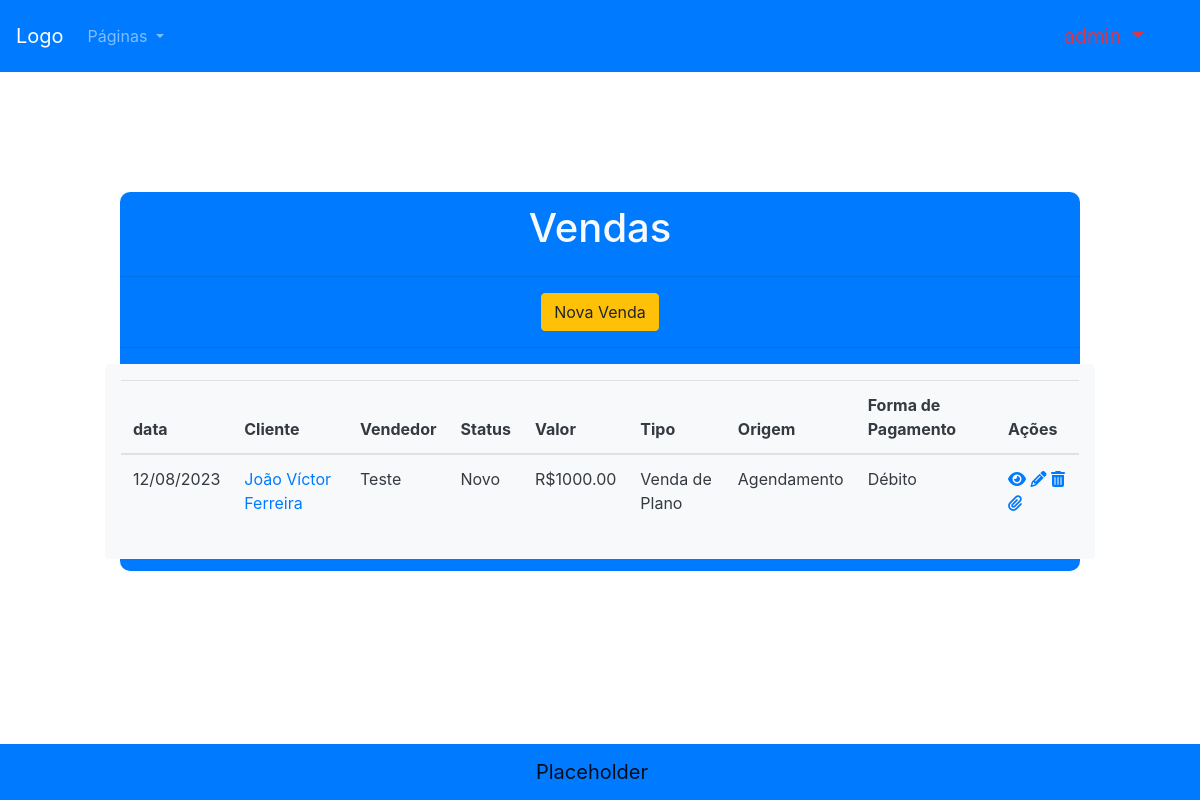
The app's page /payment/ (signed in) with its own data.
### main/models.py (models this page shows, shortened)
class Sale(models.Model):
    sale_type = models.ForeignKey("SaleType", null=True, blank=True, on_delete=models.SET_NULL) #plano, produto ou serviço
    account = models.ForeignKey("Account", null=True, blank=True, on_delete=models.SET_NULL)
    client = models.ForeignKey("Person", null=True, blank=True, on_delete=models.CASCADE)
    seller = models.ForeignKey("Employee", null=True, blank=True, on_delete=models.SET_NULL)
    status = models.ForeignKey("SaleStatus", null=True, blank=True, on_delete=models.SET_NULL)
    origin = models.ForeignKey("SaleOrigin", null=True, blank=True, on_delete=models.SET_NULL)
    service = models.ForeignKey("SaleService", null=True, blank=True, on_delete=models.SET_NULL) #service = o que estão vendendo
    payment_type = models.ForeignKey("PaymentType", null=True, blank=True, on_delete=models.SET_NULL)
    discount_is_percent = models.BooleanField(default=False)
    discount = models.DecimalField(null=True, blank=True, decimal_places=2, max_digits=8)
    sessions = models.IntegerField(null=True, blank=True)
    obs = models.CharField(max_length=200, null=True, blank=True)
    date = models.DateField(null=True, blank=True)
    final_price = models.DecimalField(max_digits=8, null=True, blank=True, decimal_places=2)

class Person(models.Model):
    name = models.CharField(max_length=50)
    cpf = models.CharField(max_length=14)
    birth_date = models.DateField()
    gender = models.ForeignKey("Gender", null=True, blank=True, on_delete=models.SET_NULL)
    phone = models.IntegerField()
    cellphone = models.IntegerField()
    email = models.EmailField(max_length=128)
    cep = models.CharField(max_length=9, null=True, blank=True)
    address = models.CharField(max_length=30, null=True, blank=True)
    city = models.CharField(max_length=30, null=True, blank=True)
    district = models.CharField(max_length=30, null=True, blank=True)
    UF = models.CharField(max_length=2, null=True, blank=True)
    complement = models.CharField(max_length=30, null=True, blank=True)
    def __str__(self):
        return self.name
    class Meta:
        verbose_name = 'Cliente'
        verbose_name_plural = 'Clientes'

class Employee(models.Model): #Employee = User?
    name = models.CharField(max_length=50, verbose_name="Nome")
    def __str__(self):
        return self.name
    class Meta:
        verbose_name = 'Funcionário'
        verbose_name_plural = 'Funcionários'

class SaleStatus(models.Model): #novo, pendente, agendado ou cancelado
    name = models.CharField(max_length=20, verbose_name="Nome")
    def __str__(self):
        return self.name
    class Meta:
        verbose_name="Status de Venda"
        verbose_name_plural="Status de Venda"

class SaleType(models.Model): #plano, produto ou serviço
    name = models.CharField(max_length=80, verbose_name="Nome")

class SaleOrigin(models.Model):
    name = models.CharField(max_length=40, verbose_name="Nome")
    class Meta:
        verbose_name = 'Origem de Venda'
        verbose_name_plural = 'Origens de Venda'

class PaymentType(models.Model):
    name = models.CharField(max_length=30, verbose_name="Nome")
    has_tax = models.BooleanField(default=False, verbose_name="Tem Taxa?")
    taxa = models.DecimalField(max_digits=5, decimal_places=2, verbose_name = 'Dias p/ recebimento', null=True, blank=True)
    class Meta:
        verbose_name="Forma de Pagamento"
        verbose_name_plural="Formas de Pagamento"

### main/views.py (the view)
# urls.py: path("payment/", views.ListSale, name="list_sale"),
@login_required(login_url="/login/")
@user_passes_test(user_is_staff, login_url="login")
def ListSale(request):
    sale_list = Sale.objects.all()
    context = {
        "perms":request.user.get_all_permissions(),
        "username" : request.user,
        "sale_list" : sale_list
    }
    return render(request, "html/list_sale.html", context)

### main/views.py (called while the page is built)
def user_is_staff(user):
    return user.groups.filter(name='Financeiro').exists() or user.is_superuser

### main/templates/html/list_sale.html (shortened to what this page needs)
{% extends "./main.html" %}
{% load static%}
    {% block scripts %}
    <link href="https://cdn.datatables.net/v/dt/jq-3.7.0/jszip-3.10.1/dt-1.13.6/b-2.4.1/b-colvis-2.4.1/b-html5-2.4.1/b-print-2.4.1/cr-1.7.0/date-1.5.1/r-2.5.0/rr-1.4.1/sc-2.2.0/sb-1.5.0/sp-2.2.0/sl-1.7.0/sr-1.3.0/datatables.min.css" rel="stylesheet">
    <link rel="stylesheet" href="{% static 'css/list_person.css' %}">
    {% endblock %}
    {% block body %}
        <div class="container-lg">
            <div class="bg-primary box">
                <div class="row">
                    <h1 class="text-light">Vendas</h1>
                </div>
                <hr width="100" class="w-100">
                <div class="row">
                    <a href="{% url 'new_sale' %}" class="btn btn-warning">Nova Venda</a>
                </div>
                <hr width="100" class="w-100">
                <div class="row bg-light p-3" style="border-radius: 5px;">
                    <table id="table" class="table bg-light text-dark">
                        <thead>
                            <tr>
                                <th scope="col">data</th>
                                <th scope="col">Cliente</th>
                                <th scope="col">Vendedor</th>
                                <th scope="col">Status</th>
                                <th scope="col">Valor</th>
                                <th scope="col">Tipo</th>
                                <th scope="col">Origem</th>
                                <th scope="col">Forma de Pagamento</th>
                                <th scope="col">Ações</th>
                            </tr>
                        </thead>
                        <tbody>
                            {% for s in sale_list %}
                            <tr>
                                <td>{{s.date|date:'d/m/Y'}}</td>
                                <td><a target="_blank" {% if s.client %} href="{% url 'view_person' s.client.pk %}" {% else %} href="#" {% endif %}>{{s.client}}</a></th>
                                <td>{{s.seller}}</td>
                                <td>{{s.status}}</td>
                                <td>R${{s.final_price}}</td>
                                <td>Venda de {{s.sale_type.name}}</td>
                                <td>{{s.origin.name}}</td>
                                <td>{{s.payment_type.name}}</td>
                                <td>
                                    <a href="{% url 'view_sale' s.pk %}"><i class="fa-solid fa-eye"></i></a>
                                    <a href="{% url 'edit_sale' s.pk %}"><i class="fa fa-pencil" aria-hidden="true"></i></a>
                                    <a href="#" s_pk="{{s.pk}}" onclick="deleteSale(this)"><i class="fa fa-trash" aria-hidden="true"></i></a>
                                    <a href="{% url 'contrato' s.pk %}" target="_blank"><i class="fa fa-paperclip" aria-hidden="true"></i></a>
                                </td>
                            </tr>
                            {% endfor %}
                        </tbody>
                    </table>
                </div>
            </div>
        </div>
    {% endblock %}

### main/static/css/style.css (style rules this page uses)
body { min-height: 100vh; display: flex; flex-direction: column; }
.box { margin: 10%; display: flex; flex-direction: column; border-color: black; align-items: center; border-radius: 10px; background-color: antiquewhite; padding-bottom: 1%; padding-top: 1%; }

### records on screen
Sale: date "12/08/2023", client "João Víctor Ferreira", seller "Teste", status "Novo", final_price "1000.00", sale_type.name "Plano", origin.name "Agendamento", payment_type.name "Débito"
